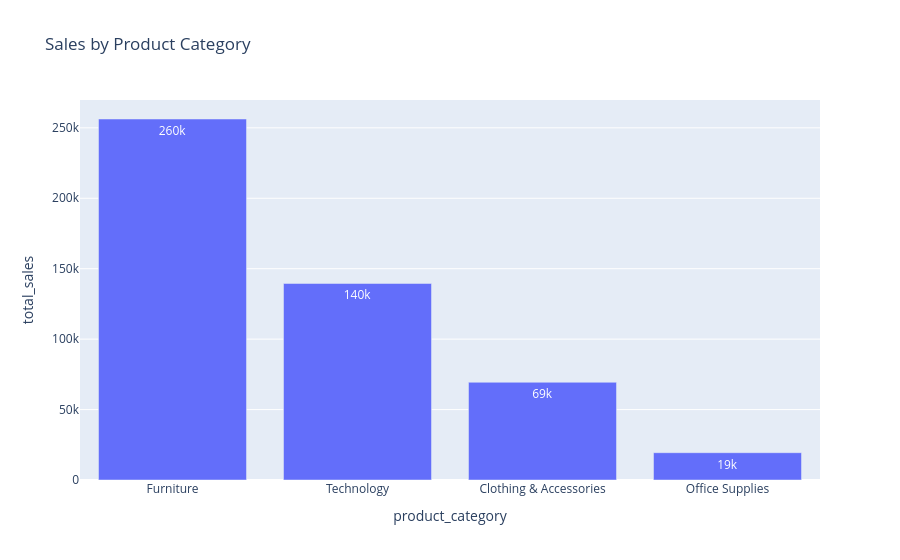

Write notebook code for a chart like this one.
### Code cell
fig = px.bar(
    region_sales,
    x="region",
    y="total_profit",
    title="Profit by Region",
    text_auto=".2s",
)

fig.show()

### Figure 1 — Plotly figure (JSON) as saved in the notebook; plotly's stock layout.template omitted (floating-point values rounded to 4 significant figures)
{"data": [{"hovertemplate": "product_category=%{x}<br>total_sales=%{y}<extra></extra>", "legendgroup": "", "marker": {"color": "#636efa", "pattern": {"shape": ""}}, "name": "", "orientation": "v", "showlegend": false, "textposition": "auto", "texttemplate": "%{y:.2s}", "type": "bar", "x": ["Furniture", "Technology", "Clothing & Accessories", "Office Supplies"], "xaxis": "x", "y": [256300.0, 139500.0, 69380.0, 19390.0], "yaxis": "y"}], "layout": {"barmode": "relative", "legend": {"tracegroupgap": 0}, "title": {"text": "Sales by Product Category"}, "xaxis": {"anchor": "y", "domain": [0, 1], "title": {"text": "product_category"}}, "yaxis": {"anchor": "x", "domain": [0, 1], "title": {"text": "total_sales"}}}}
